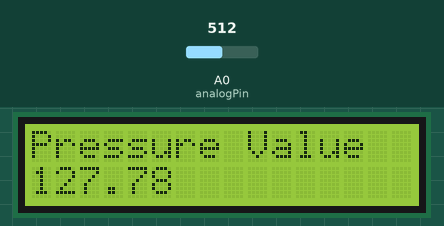
Simulated run of this sketch. Board: Arduino Uno, built with avr-gcc and run on an emulated ATmega328P. Parts: 16×2 character LCD. The test bench sets the inputs (shaded band); at power-on: A0 (analogPin) = 512.

Above: at 1.2 s.
1.3 s: A0 (analogPin) set to 716
At 2.5 s:
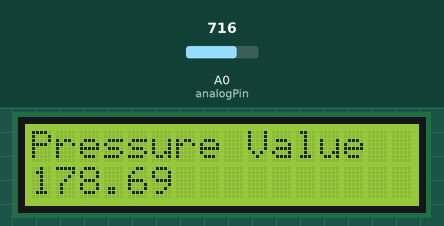
2.8 s: A0 (analogPin) set to 900
At 3.8 s:
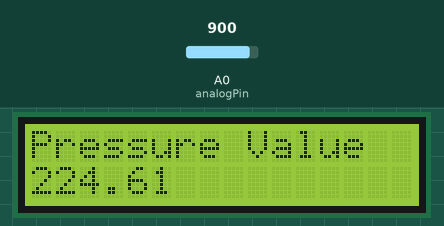
4.3 s: A0 (analogPin) set to 1023
At 4.9 s:
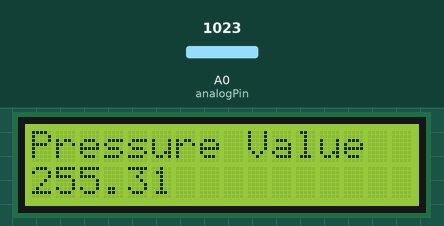
Timing chart, 0 to 7.3 s (numbered marks = the images above; inputs shaded):
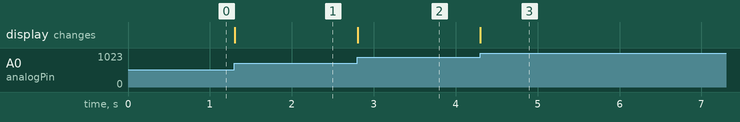

Measured:
- after the input at 1.3 s, the display: changes at once (image 1)
- after the input at 2.8 s, the display: changes at once (image 2)
- after the input at 4.3 s, the display: changes at once (image 3)

The sketch:

Pressure_Sensor.ino
```cpp
/* Pressure Sensor MPX4250 Interfacing using Arduino Uno

   Hardware components
   Arduino Uno
   16x2 LCD
   MPX4250

   Author : Sanghavi
   Date: 22-09-2022
*/

// Include header files
#include<LiquidCrystal.h>

// LCD pins initalisation and object creation
// RS = 9,  , EN = 11, D4 = 3, D5 = 2, D6 = 1, D7 = 0
LiquidCrystal lcd(9, 11, 3, 2, 1, 0);

int analogPin = A0; // potentiometer wiper (middle terminal) connected to analog pin 0
// outside leads to ground and +5V

void setup() {
  // Set up the LCD's number of columns and rows
  lcd.begin(16, 2);

  // set cursor column 0 , row 0
  lcd.setCursor(0, 0);

  // Display message
  lcd.print("Pressure Value");

}

void loop() {

  // read the input pin (5/1023) = 0.0048875   5 is operating voltage and 1023 is Resolution
  float  val = analogRead(analogPin)*0.0048875;

  // 51.06209150326797 is a sensitivity factor for a MPX4250 Pressure sensor
  val= val*51.06209150326797;

  // set cursor column 1 , row 1
  lcd.setCursor(0, 1);

  // Display message
  lcd.print(val);

  // to avoid an  an offset
  lcd.print("   ");

}
```
